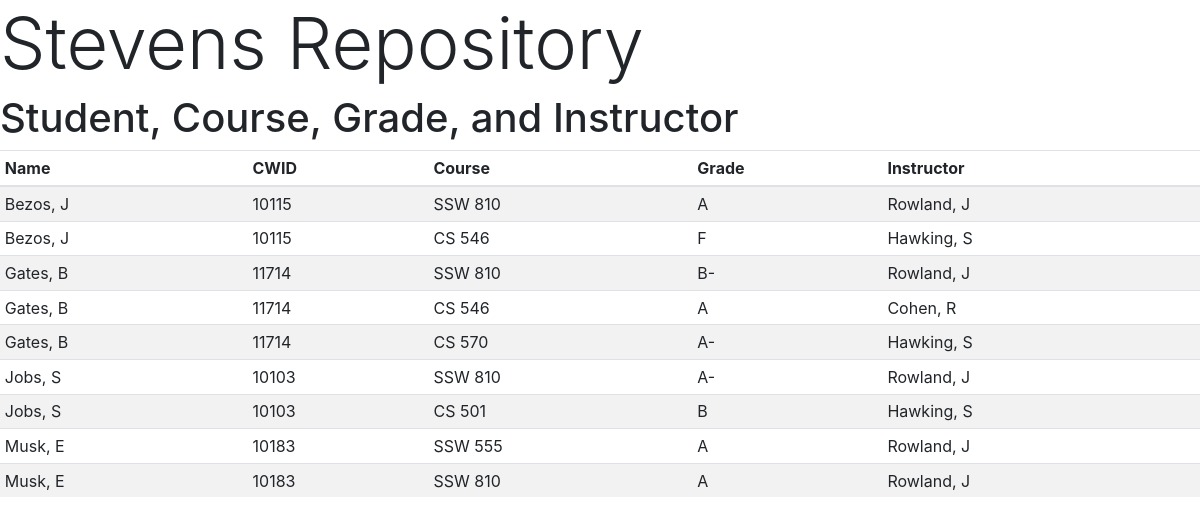
The app's page /student_grades with its own data.
### tables this page shows
CREATE TABLE students
(
	CWID INTEGER
		constraint students_pk
			primary key,
	Name TEXT,
	Major TEXT
);

CREATE TABLE grades
(
	StudentCWID INTEGER,
	Course TEXT,
	Grade TEXT,
	InstructorCWID INTEGER
);

CREATE TABLE instructors
(
	CWID INTEGER
		constraint instructors_pk
			primary key,
	Name TEXT,
	Dept TEXT
);

### student_grades_app.py (the view)
@app.route("/student_grades")
def student_grades_table_db():
    db: sqlite3.Connection = sqlite3.connect(DB_FILE)
    query: str = """SELECT s.Name, s.CWID,g.Course, g.grade, i.Name FROM students s JOIN grades g
                     ON s.CWID = g.StudentCWID JOIN instructors i ON g.InstructorCWID = i.CWID
                     ORDER BY s.Name"""
    data: List[Dict[str, str]] = [
        {
            "name": name,
            "cwid": cwid,
            "course": course,
            "grade": grade,
            "instructor": instructor,
        }
        for name, cwid, course, grade, instructor in db.execute(query)
    ]
    db.close()
    return render_template(
        "student_course.html",
        title="Stevens Repository",
        table_title="Student, Course, Grade, and Instructor",
        students=data,
    )

### templates/student_course.html
{% extends 'base.html'%}
{% block body %}
<h1 class="display-3">{{title}}</h1>
<p class="h1">{{table_title}}</p>
<table class="table table-sm table-striped">
    <thead>
        <th>Name</th>
        <th>CWID</th>
        <th>Course</th>
        <th>Grade</th>
        <th>Instructor</th>
    </thead>
    <tbody>
    {% for student in students %}
        <tr>
            <td>{{ student.name }}</td>
            <td>{{ student.cwid }}</td>
            <td>{{ student.course }}</td>
            <td>{{ student.grade }}</td>
            <td>{{ student.instructor }}</td>
        </tr>
    {% endfor %}
</table>
{% endblock %}

### templates/base.html (shortened to what this page needs)
<!DOCTYPE html>
<html lang="en">
<head>
    <link rel="stylesheet" href="https://stackpath.bootstrapcdn.com/bootstrap/4.3.1/css/bootstrap.min.css">
</head>
<body>
{% block body %}
{% endblock %}
</body>
</html>

### records on screen
students: name "Bezos, J", cwid "10115", course "SSW 810", grade "A", instructor "Rowland, J", course "CS 546", grade "F", instructor "Hawking, S"
students: name "Gates, B", cwid "11714", course "SSW 810", grade "B-", instructor "Rowland, J", course "CS 546", grade "A", instructor "Cohen, R", course "CS 570", grade "A-", instructor "Hawking, S"
students: name "Jobs, S", cwid "10103", course "SSW 810", grade "A-", instructor "Rowland, J", course "CS 501", grade "B", instructor "Hawking, S"
students: name "Musk, E", cwid "10183", course "SSW 555", grade "A", instructor "Rowland, J", course "SSW 810"

### other values on screen
{{ title }} "Stevens Repository"
{{ table_title }} "Student, Course, Grade, and Instructor"
